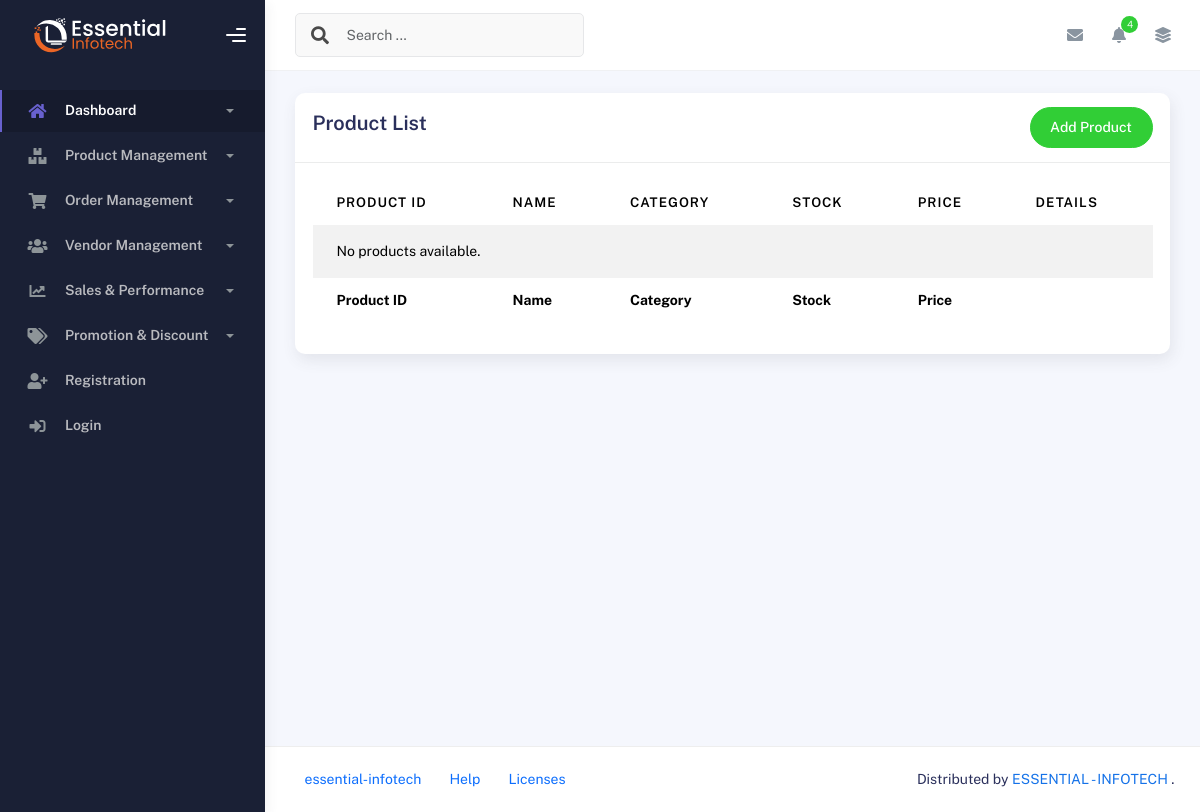
Before: /product-management/product/ with the older database file.
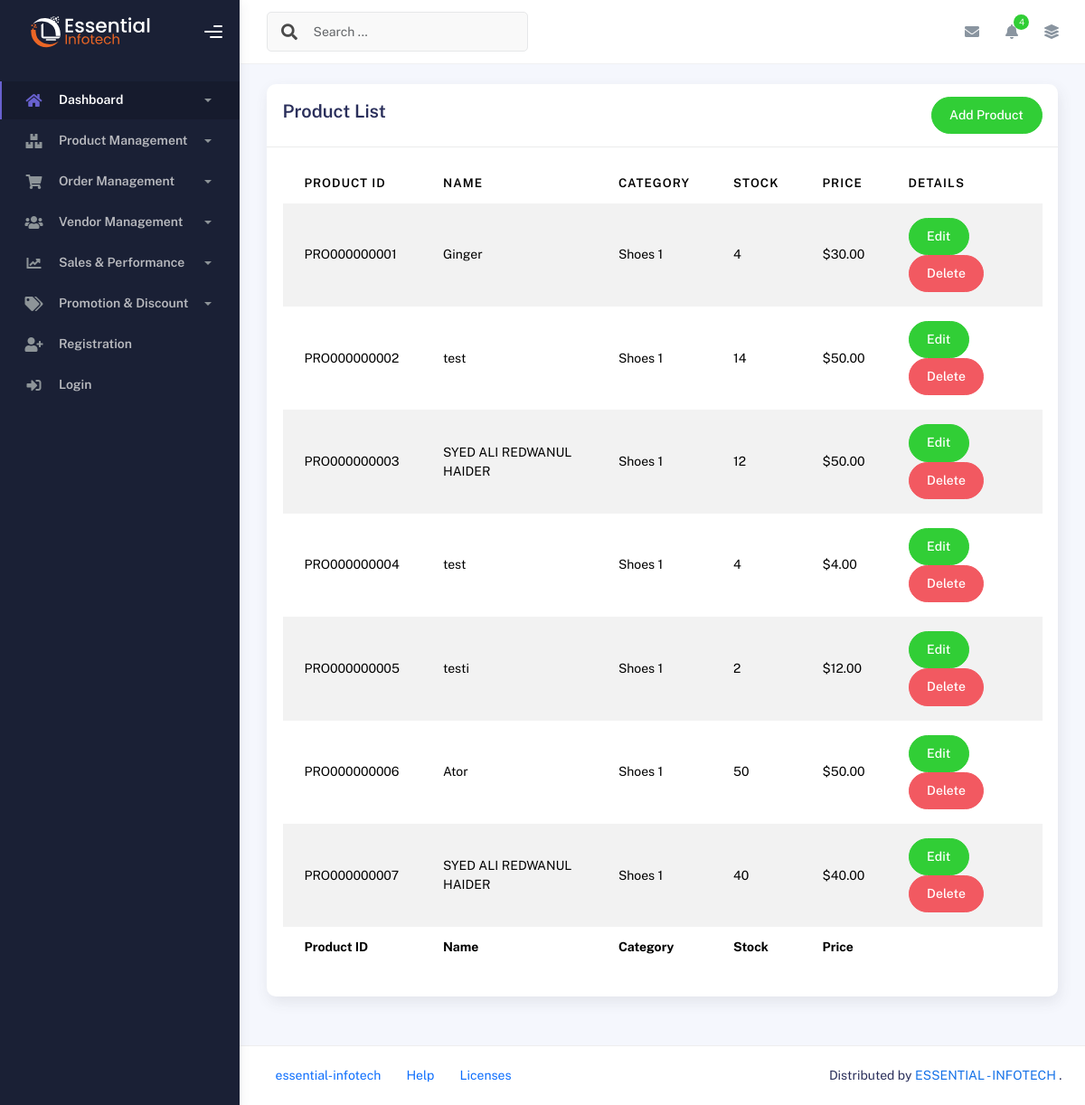
After: the same page with the newer database file.
### product_management/models.py (models this page shows, shortened)
class Product(models.Model):
    name = models.CharField(max_length=255)
    product_id = models.CharField(max_length=15, unique=True, blank=True)
    description = models.TextField(blank=True, null=True)
    price = models.DecimalField(max_digits=10, decimal_places=2)
    purchased_price = models.DecimalField(max_digits=10, decimal_places=2 )
    category = models.ForeignKey(Category, on_delete=models.SET_NULL, null=True)
    subcategory = models.ForeignKey(SubCategory, on_delete=models.SET_NULL, null=True)
    brand = models.ForeignKey(Brand, on_delete=models.SET_NULL, null=True)
    stock_level = models.IntegerField(default=0)
    vendor = models.ForeignKey(Vendor, on_delete=models.CASCADE)
    user = models.ForeignKey(User, on_delete=models.CASCADE)
    image = models.ImageField(upload_to='product_images/', blank=True, null=True)
    created_at = models.DateTimeField(auto_now_add=True)
    updated_at = models.DateTimeField(auto_now=True)
    sku = models.CharField(max_length=255, null=True, blank=True)  # New field
    in_stock = models.BooleanField(default=True)  # New in_stock field

class Category(models.Model):
    category_name = models.CharField(max_length=255)
    category_slug = models.SlugField(max_length=255)
    category_image = models.ImageField(upload_to='category_images/', blank=True,null=True)
    created_at = models.DateTimeField(auto_now_add=True)
    updated_at = models.DateTimeField(auto_now=True)

### product_management/views.py (the view)
# urls.py: path('product/', product_list, name='product-list'),
def product_list(request):
    products = Product.objects.all()
    return render(request, 'product_management.html', {'products':products})

### templates/product_management.html (shortened to what this page needs)
{% extends 'base.html' %}
{% block content %}
        <div class="container">
          <div class="page-inner">
            <div class="row">
              <div class="col-md-12">
                <div class="card">
                  <div class="card-header d-flex justify-content-between">
                    <h4 class="card-title">Product List</h4>
                    <a href="{% url 'product-form' %}" class="btn btn-success btn-round ms-auto text-white" style="text-decoration: none;">
                      Add Product
                  </a>
                  </div>
                  <div class="card-body">
                    <div class="table-responsive">
                        <table id="multi-filter-select" class="display table table-striped table-hover">
                            <thead>
                                <tr>
                                    <th>Product ID</th>
                                    <th>Name</th>
                                    <th>Category</th>
                                    <th>Stock</th>
                                    <th>Price</th>
                                    <th>Details</th>
                                </tr>
                            </thead>
                            <tfoot>
                                <tr>
                                    <th>Product ID</th>
                                    <th>Name</th>
                                    <th>Category</th>
                                    <th>Stock</th>
                                    <th>Price</th>
                                </tr>
                            </tfoot>
                            <tbody>
                                {% for product in products %}
                                <tr>
                                    <td>
                                        <a href="{% url 'product-detail' product.id  %}" class="text-black">{{ product.product_id }}</a>
                                    </td>
                                    <td>{{ product.name }}</td>
                                    <td>{{ product.category.category_name }}</td>
                                    <td>{{ product.stock_level }}</td>
                                    <td>${{ product.price }}</td>
                                    <td>
                                        <a href="{% url 'product-edit' product.id  %}" class="btn btn-success btn-round text-white" style="text-decoration: none;">
                                            Edit
                                        </a>
                                        <form action="{% url 'product-delete' product.id %}" method="POST" style="display:inline;">
                                          <button type="submit" class="btn btn-danger btn-round text-white" onclick="return confirm('Are you sure you want to delete this product?');">
                                              Delete
                                          </button>
                                      </form>
                                    </td>
                                </tr>
                                {% empty %}
                                <tr>
                                    <td colspan="6">No products available.</td>
                                </tr>
                                {% endfor %}
                            </tbody>
                        </table>
                    </div>
                </div>
                </div>
              </div>
            </div>
          </div>
        </div>
{% endblock %}

Changed rows visible on the page:
added Product: product_id "PRO000000001", name "Ginger", category.category_name "Shoes 1", stock_level "4", price "30.00"
added Product: product_id "PRO000000002", name "test", category.category_name "Shoes 1", stock_level "14", price "50.00"
added Product: product_id "PRO000000003", name "SYED ALI REDWANUL HAIDER", category.category_name "Shoes 1", stock_level "12", price "50.00"
added Product: product_id "PRO000000004", name "test", category.category_name "Shoes 1", stock_level "4", price "4.00"
added Product: product_id "PRO000000005", name "testi", category.category_name "Shoes 1", stock_level "2", price "12.00"
added Product: product_id "PRO000000006", name "Ator", category.category_name "Shoes 1", stock_level "50", price "50.00"
added Product: product_id "PRO000000007", name "SYED ALI REDWANUL HAIDER", category.category_name "Shoes 1", stock_level "40", price "40.00"
Other visible differences:
text no longer shown: "No products available."
